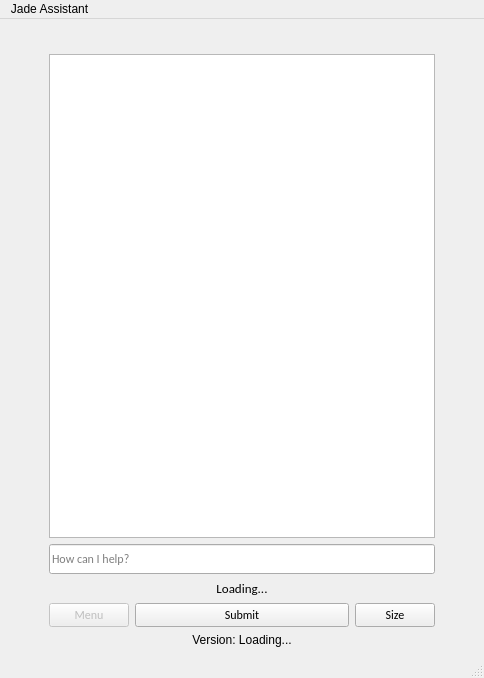
<?xml version="1.0" encoding="UTF-8"?>
<ui version="4.0">
 <class>MainWindow</class>
 <widget class="QMainWindow" name="MainWindow">
  <property name="geometry">
   <rect>
    <x>0</x>
    <y>0</y>
    <width>484</width>
    <height>678</height>
   </rect>
  </property>
  <property name="windowTitle">
   <string>Jade Assistant</string>
  </property>
  <property name="windowIcon">
   <iconset resource="../assets.qrc">
    <normaloff>:/images/assets/jadeIcon.png</normaloff>:/images/assets/jadeIcon.png</iconset>
  </property>
  <widget class="QWidget" name="centralwidget">
   <layout class="QGridLayout" name="gridLayout">
    <item row="4" column="0">
     <layout class="QHBoxLayout" name="horizontalLayout_4">
      <property name="topMargin">
       <number>0</number>
      </property>
      <property name="bottomMargin">
       <number>0</number>
      </property>
      <item>
       <spacer name="horizontalSpacer_7">
        <property name="orientation">
         <enum>Qt::Horizontal</enum>
        </property>
        <property name="sizeType">
         <enum>QSizePolicy::Fixed</enum>
        </property>
        <property name="sizeHint" stdset="0">
         <size>
          <width>40</width>
          <height>20</height>
         </size>
        </property>
       </spacer>
      </item>
      <item>
       <widget class="QPushButton" name="menu">
        <property name="enabled">
         <bool>false</bool>
        </property>
        <property name="sizePolicy">
         <sizepolicy hsizetype="Fixed" vsizetype="Fixed">
          <horstretch>0</horstretch>
          <verstretch>0</verstretch>
         </sizepolicy>
        </property>
        <property name="font">
         <font>
          <family>Calibri</family>
         </font>
        </property>
        <property name="text">
         <string>Menu</string>
        </property>
       </widget>
      </item>
      <item>
       <widget class="QPushButton" name="submit">
        <property name="enabled">
         <bool>true</bool>
        </property>
        <property name="sizePolicy">
         <sizepolicy hsizetype="Minimum" vsizetype="Fixed">
          <horstretch>0</horstretch>
          <verstretch>0</verstretch>
         </sizepolicy>
        </property>
        <property name="maximumSize">
         <size>
          <width>16777215</width>
          <height>60</height>
         </size>
        </property>
        <property name="font">
         <font>
          <family>Calibri</family>
         </font>
        </property>
        <property name="text">
         <string>Submit</string>
        </property>
       </widget>
      </item>
      <item>
       <widget class="QPushButton" name="size">
        <property name="sizePolicy">
         <sizepolicy hsizetype="Fixed" vsizetype="Fixed">
          <horstretch>0</horstretch>
          <verstretch>0</verstretch>
         </sizepolicy>
        </property>
        <property name="font">
         <font>
          <family>Calibri</family>
         </font>
        </property>
        <property name="text">
         <string>Size</string>
        </property>
       </widget>
      </item>
      <item>
       <spacer name="horizontalSpacer_8">
        <property name="orientation">
         <enum>Qt::Horizontal</enum>
        </property>
        <property name="sizeType">
         <enum>QSizePolicy::Fixed</enum>
        </property>
        <property name="sizeHint" stdset="0">
         <size>
          <width>40</width>
          <height>20</height>
         </size>
        </property>
       </spacer>
      </item>
     </layout>
    </item>
    <item row="3" column="0">
     <layout class="QVBoxLayout" name="verticalLayout">
      <item>
       <widget class="QLabel" name="info">
        <property name="sizePolicy">
         <sizepolicy hsizetype="Expanding" vsizetype="Preferred">
          <horstretch>0</horstretch>
          <verstretch>0</verstretch>
         </sizepolicy>
        </property>
        <property name="font">
         <font>
          <family>Calibri</family>
         </font>
        </property>
        <property name="text">
         <string>&lt;html&gt;&lt;head/&gt;&lt;body&gt;&lt;p align=&quot;center&quot;&gt;&lt;span style=&quot; font-size:10pt;&quot;&gt;Loading...&lt;/span&gt;&lt;/p&gt;&lt;/body&gt;&lt;/html&gt;</string>
        </property>
       </widget>
      </item>
     </layout>
    </item>
    <item row="1" column="0">
     <layout class="QHBoxLayout" name="horizontalLayout_2">
      <item>
       <spacer name="horizontalSpacer_3">
        <property name="orientation">
         <enum>Qt::Horizontal</enum>
        </property>
        <property name="sizeType">
         <enum>QSizePolicy::Fixed</enum>
        </property>
        <property name="sizeHint" stdset="0">
         <size>
          <width>40</width>
          <height>20</height>
         </size>
        </property>
       </spacer>
      </item>
      <item>
       <widget class="QListWidget" name="listWidget">
        <property name="minimumSize">
         <size>
          <width>300</width>
          <height>350</height>
         </size>
        </property>
        <property name="maximumSize">
         <size>
          <width>16777215</width>
          <height>16777215</height>
         </size>
        </property>
        <property name="font">
         <font>
          <family>Calibri</family>
          <pointsize>11</pointsize>
         </font>
        </property>
        <property name="lineWidth">
         <number>1</number>
        </property>
        <property name="selectionMode">
         <enum>QAbstractItemView::NoSelection</enum>
        </property>
        <property name="movement">
         <enum>QListView::Static</enum>
        </property>
        <property name="flow">
         <enum>QListView::TopToBottom</enum>
        </property>
        <property name="isWrapping" stdset="0">
         <bool>false</bool>
        </property>
        <property name="layoutMode">
         <enum>QListView::Batched</enum>
        </property>
        <property name="batchSize">
         <number>999999999</number>
        </property>
        <property name="wordWrap">
         <bool>true</bool>
        </property>
       </widget>
      </item>
      <item>
       <spacer name="horizontalSpacer_4">
        <property name="orientation">
         <enum>Qt::Horizontal</enum>
        </property>
        <property name="sizeType">
         <enum>QSizePolicy::Fixed</enum>
        </property>
        <property name="sizeHint" stdset="0">
         <size>
          <width>40</width>
          <height>20</height>
         </size>
        </property>
       </spacer>
      </item>
     </layout>
    </item>
    <item row="0" column="0">
     <layout class="QHBoxLayout" name="horizontalLayout">
      <item>
       <spacer name="horizontalSpacer">
        <property name="orientation">
         <enum>Qt::Horizontal</enum>
        </property>
        <property name="sizeHint" stdset="0">
         <size>
          <width>40</width>
          <height>20</height>
         </size>
        </property>
       </spacer>
      </item>
      <item>
       <widget class="QLabel" name="logo">
        <property name="sizePolicy">
         <sizepolicy hsizetype="Fixed" vsizetype="Fixed">
          <horstretch>0</horstretch>
          <verstretch>0</verstretch>
         </sizepolicy>
        </property>
        <property name="maximumSize">
         <size>
          <width>175</width>
          <height>115</height>
         </size>
        </property>
        <property name="statusTip">
         <string>Jade Assistant</string>
        </property>
        <property name="text">
         <string/>
        </property>
        <property name="pixmap">
         <pixmap resource="../assets.qrc">:/images/assets/jadeAssistant.png</pixmap>
        </property>
        <property name="scaledContents">
         <bool>true</bool>
        </property>
       </widget>
      </item>
      <item>
       <spacer name="horizontalSpacer_2">
        <property name="orientation">
         <enum>Qt::Horizontal</enum>
        </property>
        <property name="sizeHint" stdset="0">
         <size>
          <width>40</width>
          <height>20</height>
         </size>
        </property>
       </spacer>
      </item>
     </layout>
    </item>
    <item row="2" column="0">
     <layout class="QHBoxLayout" name="horizontalLayout_3">
      <item>
       <spacer name="horizontalSpacer_5">
        <property name="orientation">
         <enum>Qt::Horizontal</enum>
        </property>
        <property name="sizeType">
         <enum>QSizePolicy::Fixed</enum>
        </property>
        <property name="sizeHint" stdset="0">
         <size>
          <width>40</width>
          <height>20</height>
         </size>
        </property>
       </spacer>
      </item>
      <item>
       <widget class="QLineEdit" name="input">
        <property name="sizePolicy">
         <sizepolicy hsizetype="Expanding" vsizetype="Expanding">
          <horstretch>0</horstretch>
          <verstretch>0</verstretch>
         </sizepolicy>
        </property>
        <property name="maximumSize">
         <size>
          <width>16777215</width>
          <height>30</height>
         </size>
        </property>
        <property name="font">
         <font>
          <family>Calibri</family>
         </font>
        </property>
        <property name="accessibleName">
         <string>Enter text here</string>
        </property>
        <property name="placeholderText">
         <string>How can I help?</string>
        </property>
        <property name="clearButtonEnabled">
         <bool>true</bool>
        </property>
       </widget>
      </item>
      <item>
       <spacer name="horizontalSpacer_6">
        <property name="orientation">
         <enum>Qt::Horizontal</enum>
        </property>
        <property name="sizeType">
         <enum>QSizePolicy::Fixed</enum>
        </property>
        <property name="sizeHint" stdset="0">
         <size>
          <width>40</width>
          <height>20</height>
         </size>
        </property>
       </spacer>
      </item>
     </layout>
    </item>
    <item row="5" column="0">
     <widget class="QLabel" name="version">
      <property name="text">
       <string>&lt;html&gt;&lt;head/&gt;&lt;body&gt;&lt;p align=&quot;center&quot;&gt;Version: Loading...&lt;/p&gt;&lt;/body&gt;&lt;/html&gt;</string>
      </property>
     </widget>
    </item>
   </layout>
  </widget>
  <widget class="QMenuBar" name="menubar">
   <property name="geometry">
    <rect>
     <x>0</x>
     <y>0</y>
     <width>484</width>
     <height>21</height>
    </rect>
   </property>
   <widget class="QMenu" name="menuJade_Assistant">
    <property name="title">
     <string>Jade Assistant</string>
    </property>
    <addaction name="actionQuit"/>
    <addaction name="separator"/>
    <addaction name="actionOpenJadeLauncher"/>
   </widget>
   <addaction name="menuJade_Assistant"/>
  </widget>
  <widget class="QStatusBar" name="statusbar"/>
  <action name="actionQuit">
   <property name="text">
    <string>Quit Jade Assistant</string>
   </property>
  </action>
  <action name="actionStopSpeaking">
   <property name="text">
    <string>Stop Speaking</string>
   </property>
  </action>
  <action name="actionOpenJadeLauncher">
   <property name="text">
    <string>Open Jade Launcher</string>
   </property>
  </action>
 </widget>
 <resources>
  <include location="../assets.qrc"/>
 </resources>
 <connections/>
</ui>
